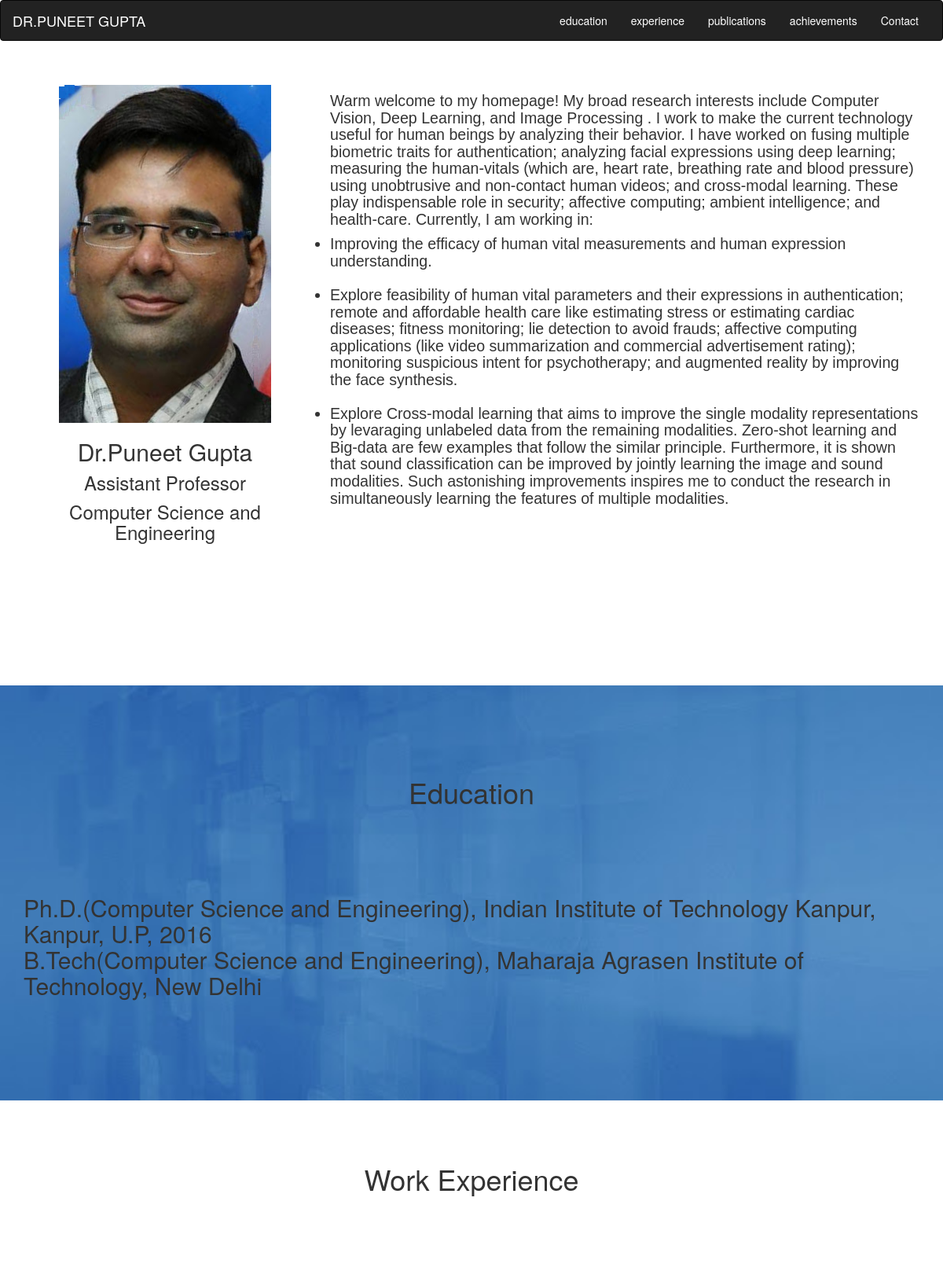
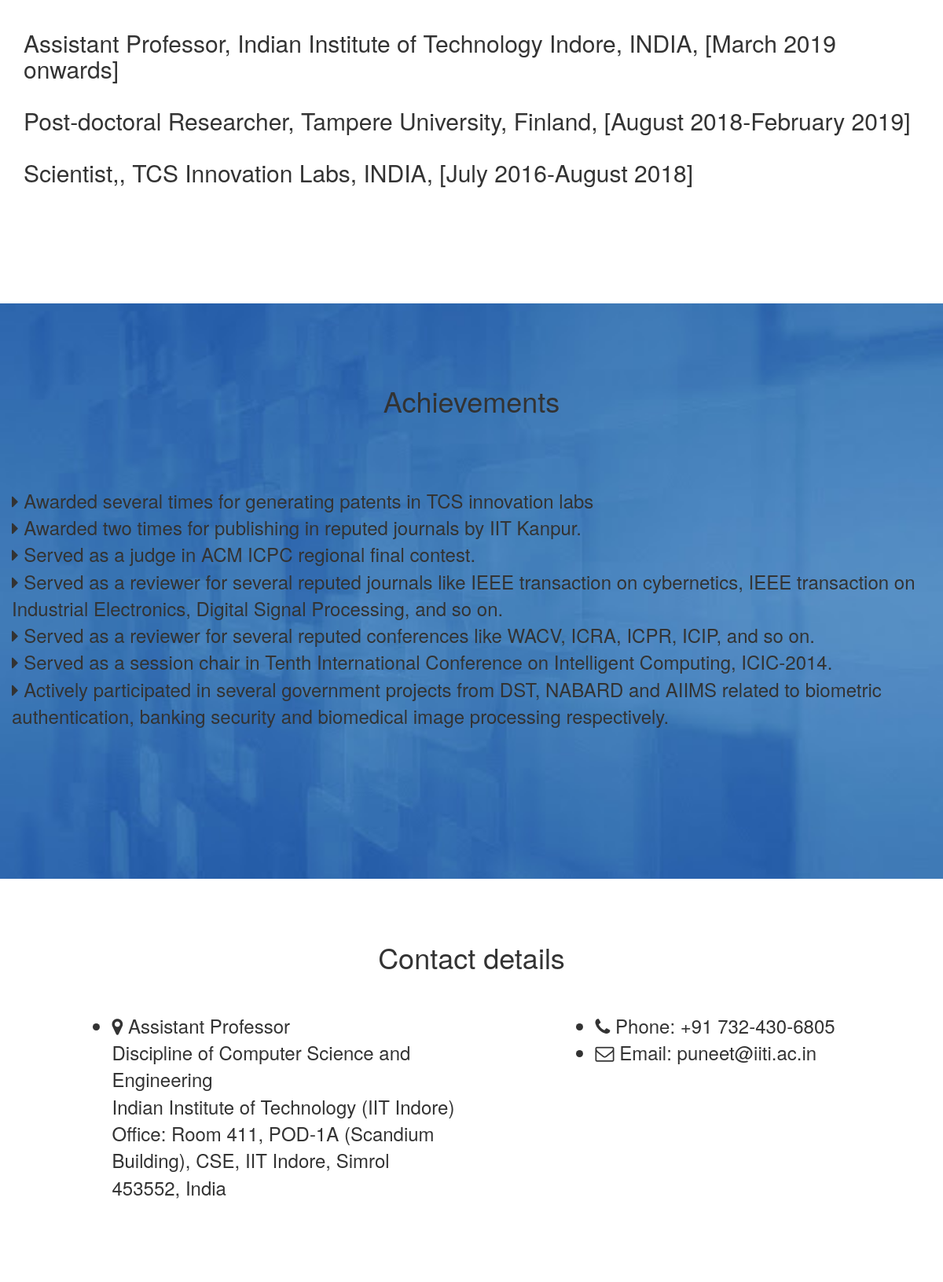
The page / (upper part) on the database its author committed (2 pictures, top to bottom).
### portfolio/models.py (models this page shows, shortened)
class home(models.Model):
    title=models.CharField(max_length=100)
    heading = models.TextField( blank=True)
    description=models.TextField()
    image= models.ImageField(upload_to='portfolio/images/' , blank=True)

class education(models.Model):
    title=models.CharField(max_length=100)
    description=models.TextField()

class experience(models.Model):
    title=models.CharField(max_length=100)
    description=models.TextField()

class achievements(models.Model):
    title=models.CharField(max_length=100)
    description=models.TextField()

class contact(models.Model):
    title=models.CharField(max_length=100)
    address=models.TextField()
    phone=models.TextField(blank=True)
    email=models.TextField(blank=True)

### portfolio/views.py (the view)
# urls.py: path('', views.index , name= "home" ),
def index(request):
    things = home.objects.all()
    things2 = education.objects.all()
    things3 = experience.objects.all()
    things4 = contact.objects.all()
    things5 = achievements.objects.all()
    things6 = students.objects.all()
    return render( request, 'portfolio/index.html',{'homethings':things ,'educationthings':things2 ,'contactthings':things4,'achievementthings':things5,'experiencethings':things3, 'studentthings':things6    } )

### portfolio/templates/portfolio/index.html (shortened to what this page needs)
{% load static %}
<!DOCTYPE html>
<html lang="en">
<head>
  <link rel="stylesheet" type="text/css" href=" style.css ">
  <link rel="stylesheet" href="https://maxcdn.bootstrapcdn.com/bootstrap/3.4.1/css/bootstrap.min.css">
  <link rel="stylesheet" href="https://cdnjs.cloudflare.com/ajax/libs/font-awesome/4.7.0/css/font-awesome.min.css">
</head>
<body>
<nav class="navbar navbar-inverse">
    <div class="container-fluid">
        <div class="navbar-header">
            <a class="navbar-brand" href="#">DR.PUNEET GUPTA</a>
        </div>
        <div class="collapse navbar-collapse" id="myNavbar">
            <ul class="nav navbar-nav navbar-right">
                <li class="nav-link"><a class="nav-item" title="education" href="#education">education</a></li>
                <li class="nav-link"><a class="nav-item" title="experience" href="#experience">experience</a></li>
                <li class="nav-link"><a class="nav-item" title="publications" href="https://scholar.google.co.in/citations?user=yUB8lNsAAAAJ&hl=en"  target = "_blank" >publications</a></li>
                <li class="nav-link"><a class="nav-item" title="achievements" href="#achievements">achievements</a></li>
                <li class="nav-link"><a class="nav-item" title="contact" href="#contact">Contact</a></li>
            </ul>
        </div>
  </div>
</nav>
<div class="container" id="info" style="padding-top: 3%;">
    <div class="row">
        <div class="col-sm-4 text-center">
            <div class="text-center avatar">
                {% for thing in homethings %}
                <img src="{{ thing.image.url }}" id = "profile">
                {% endfor %}
            </div>
            <h2 class="text-center">Dr.Puneet Gupta</h2>
            <h4 class="text-center" style="font-size: x-large;">Assistant Professor</h4>
            <h4 class="text-center" style="font-size: x-large;">Computer Science and Engineering</h4>
        </div>
        <div class="col-sm-8">
            <div class="text-center">
                <h5 class="home-text text-left" style="font-family: arial!important; font-size: 1.4em;">
                {% for thing in homethings %}
                    {{ thing.heading|safe}}
                {% endfor %}
                </h5>
            </div>
            <div class="home-text text-left">
                <ul class="list-group" style="font-family: Arial;">
                        <h5 class="text-left" style="font-family: Arial; font-size: 1.4em;">
                         {% for thing in homethings %}
                          {{ thing.description|safe}}
                         {% endfor %}
                        </h5>
                </ul>
            </div>
        </div>
    </div>
</div>
<div class="container translucent-bg blue" style="background-image: url('static/portfolio/back1.jpg'); background-repeat: no-repeat; background-size: cover; background-position: center center; width: 100%; padding-top: 8%; padding-bottom: 10%;" id="education">
    <div class="container object-non-visible animated object--visible fadeIn" data-animation-effect="fadeIn">
        <h1 class="text-center title">
            <span>Education</span>
        </h1>
        <div class="space"></div>
        <div class="space"></div>
        <div class="row">
            <div class="col-md-12">
                <h2>
                    {% for thing in educationthings %}
                    {{ thing.description|safe}}
                   {% endfor %}
                </h2>
            </div>
            <div class="space"></div>
            <div class="space"></div>
            <div class="space"></div>
        </div>
    </div>
</div>
<div class="default-bg space blue" style="padding-top: 5%;" id="experience">
    <div class="container">
        <div class="row">
            <div class="col-md-8 col-md-offset-2">
                <h1 class="text-center">
                    <span>
                        Work Experience
                    </span>
                </h1>
            </div>
        </div>
        <div class="space"></div>
        <div class="space"></div>
        <div class="space"></div>
        <div class="row">
            <div class="col-md-12">
                <p class="experience-text">
                    <h2>
                        {% for thing in experiencethings %}
                        {{ thing.description |safe}}
                       {% endfor %}
                    </h2>
                </p>
            </div>
        </div>
        <div class="space"></div>
        <div class="space"></div>
        <div class="space"></div>
    </div>
</div>
<div class="container translucent-bg blue" style="background-image: url('static/portfolio/back1.jpg'); background-repeat: no-repeat; background-size: cover; background-position: center center; width: 100%; padding-top: 7%; padding-bottom: 5%;" id="achievements">
    <div class="container object-non-visible animated object--visible fadeIn" data-animation-effect="fadeIn">
        <h1 class="text-center title">
            <span>Achievements</span>
        </h1>
        <div class="space"></div>
        <div class="space"></div>
        <div class="row">
                <div class="isotope-container row grid-space-20">
                <div class="col-sm-12 col-md-12 isotope-item journal-publications">
                    <ul class="list-unstyled">
                        {% for thing in achievementthings %}
                        <li style="font-size: x-large;">
                            <i class="fa fa-caret-right pr-10 text-colored"></i>
                            {{ thing.description |safe}}
                        </li>
                        {% endfor %}
                    </ul>
                </div>
                </div>
            <div class="space"></div>
            <div class="space"></div>
            <div class="space"></div>
        </div>
    </div>
</div>
<footer id="contact" style="margin-bottom: 8%; padding-top: 5%">
    <div class="footer section">
        <div class="container">
            <h1 class="title text-center">Contact details</h1>
        </div>
        <div class="space"></div>
        <div class="row">
            <div class="col-md-5 col-md-offset-1">
                <div class="footer-content">
                    <ul class="list-icons">
                        {% for thing in contactthings %}
                        <li style="font-size: x-large;">
                            <i class="fa fa-map-marker pr-10"></i>
                            {{ thing.address |safe}}
                        </li>
                        {% endfor %}
                    </ul>
                </div>
            </div>
            <div class="col-md-5 col-md-offset-1">
                <div class="footer-content">
                    <ul class="list-icons">
                        <li style="font-size: x-large;">
                            <i class="fa fa-phone pr-10"></i>
                            {% for thing in contactthings %}
                            {{ thing.phone |safe}}
                           {% endfor %}
                        </li>
                        <li style="font-size: x-large;">
                            <i class="fa fa-envelope-o pr-10"></i>
                            {% for thing in contactthings %}
                            {{ thing.email |safe}}
                           {% endfor %}
                        </li>
                    </ul>
                </div>
                </div>
        </div>
    </div>
</footer>
    <br>
    <br>
</body>
</html>

### portfolio/templates/portfolio/style.css (style rules this page uses)
body { margin: 0; padding: 0; }
.navbar { padding: 0; width: 100%; background-color: black; }
.navbar-brand { height: 100%; color: white!important; margin: 0; }
.nav-item { color: white !important; }
@media only screen and (max-width: 1300px) and (min-width: 768px) { #profile { width: 75%; height: auto; } }
@media only screen and (min-width: 1000px) and (max-device-aspect-ratio: 1000/575) and (max-width: 1200px) { #info { height: 100vh; padding-bottom: 10%; } }
@media only screen and (min-width: 1200px) and (max-device-aspect-ratio: 1250/600) and (max-width: 1500px) { #info { height: 100vh; padding-bottom: 10%; } }
.space { padding: 20px 0; }

### rows shown on the page
home: image (picture), heading "Warm welcome to my homepage! My broad research interests include Computer Vision, Deep Learning, and Image Processing . I work to make the current technology useful for human beings by analyzing their behavior. I have worked on fusing multiple biometric traits for authentication; analyzing facial expressions using deep learning; measuring the human-vitals (which are, heart rate, breathing rate and blood pressure) using unobtrusive and non-contact human videos; and cross-modal learning. These play indispensable role in security; affective computing; ambient intelligence; and health-care. Currently, I am working in:", description "Improving the efficacy of human vital measurements and human expression understanding. Explore feasibility of human vital parameters and their expressions in authentication; remote and affordable health care like estimating stress or estimating cardiac diseases; fitness monitoring; lie detection to avoid frauds; affective computing applications (like video summarization and commercial advertisement rating); monitoring suspicious intent for psychotherapy; and augmented reality by improving the face synthesis. Explore Cross-modal learning that aims to improve the single modality representations by levaraging unlabeled data from the remaining modalities. Zero-shot learning and Big-data are few…"
education: description "Ph.D.(Computer Science and Engineering), Indian Institute of Technology Kanpur, Kanpur, U.P, 2016 B.Tech(Computer Science and Engineering), Maharaja Agrasen Institute of Technology, New Delhi"
experience: description "Assistant Professor, Indian Institute of Technology Indore, INDIA, [March 2019 onwards] Post-doctoral Researcher, Tampere University, Finland, [August 2018-February 2019] Scientist,, TCS Innovation Labs, INDIA, [July 2016-August 2018]"
achievements: description "Awarded several times for generating patents in TCS innovation labs"
achievements: description "Awarded two times for publishing in reputed journals by IIT Kanpur."
achievements: description "Served as a judge in ACM ICPC regional final contest."
achievements: description "Served as a reviewer for several reputed journals like IEEE transaction on cybernetics, IEEE transaction on Industrial Electronics, Digital Signal Processing, and so on."
achievements: description "Served as a reviewer for several reputed conferences like WACV, ICRA, ICPR, ICIP, and so on."
achievements: description "Served as a session chair in Tenth International Conference on Intelligent Computing, ICIC-2014."
achievements: description "Actively participated in several government projects from DST, NABARD and AIIMS related to biometric authentication, banking security and biomedical image processing respectively."
contact: address "Assistant Professor Discipline of Computer Science and Engineering Indian Institute of Technology (IIT Indore) Office: Room 411, POD-1A (Scandium Building), CSE, IIT Indore, Simrol 453552, India", phone "Phone: +91 732-430-6805", email "Email: puneet@iiti.ac.in"
